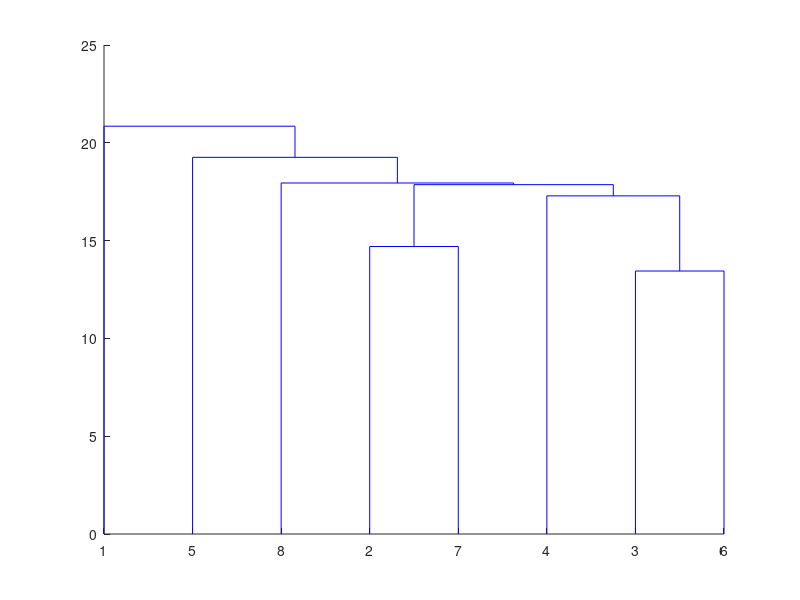

Recreate this plot in MATLAB.
data = load('data.mat');
pollution = data.pollution;
station = data.station;

zDensity = ones(319, 8);
for i = 1:8
    zDensity(:, i) = zscore(station.density(:, i));
end

densityDistance = pdist(zDensity', 'euclidean');
linkData = linkage(densityDistance, 'single');
factorNumber = 5;

dendrogram(linkData, 8);
clusterData = cluster(linkData, 'maxclust', factorNumber);